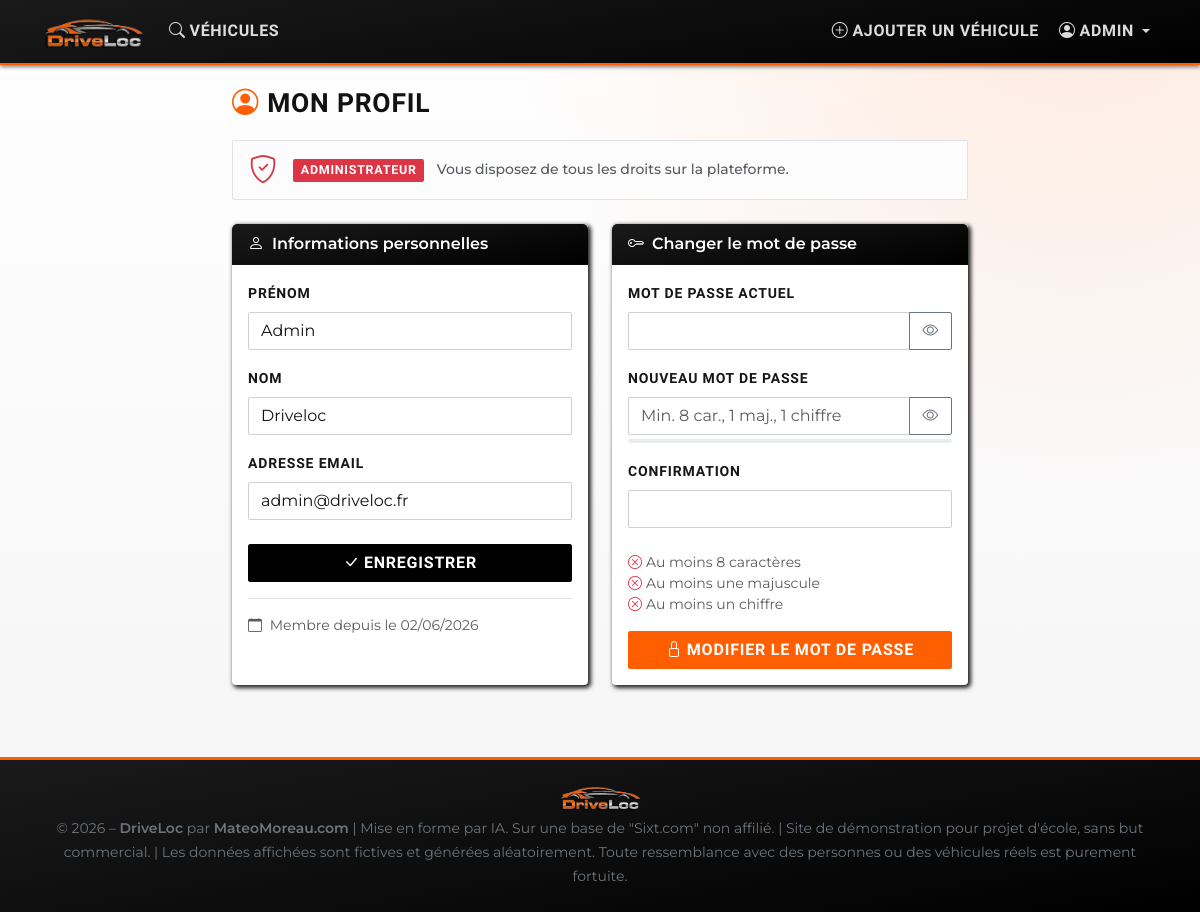
/profile (signed in), run on the app's committed database.
### tables this page shows
CREATE TABLE `users` (
  `id` int(10) UNSIGNED NOT NULL,
  `firstname` varchar(100) NOT NULL,
  `lastname` varchar(100) NOT NULL,
  `email` varchar(191) NOT NULL,
  `password` varchar(255) NOT NULL COMMENT 'Hash bcrypt – généré via password_hash()',
  `role` enum('client','owner','admin') NOT NULL DEFAULT 'client',
  `status` enum('active','inactive') NOT NULL DEFAULT 'active',
  `created_at` timestamp NOT NULL DEFAULT current_timestamp()
);

### core/Controller.php (called while the page is built, shortened)
<?php
abstract class Controller
{
    protected function render(string $view, array $data = []): void
    {
        extract($data, EXTR_SKIP);
        $viewFile = VIEWS_PATH . '/' . $view . '.php';
        require VIEWS_PATH . '/layouts/header.php';
        require $viewFile;
        require VIEWS_PATH . '/layouts/footer.php';
    }
}

### controllers/AuthController.php (called while the page is built, shortened)
<?php
require_once ROOT_PATH . '/models/User.php';
class AuthController extends Controller
{
    public function profileForm(): void
    {
        $user = (new User())->findById(Session::userId());
        $this->render('auth/profile', [
            'pageTitle'   => 'Mon profil – ' . APP_NAME,
            'user'        => $user,
            'error'       => Session::getFlash('error'),
            'success'     => Session::getFlash('success'),
            'errorPwd'    => Session::getFlash('error_pwd'),
            'successPwd'  => Session::getFlash('success_pwd'),
        ]);
    }
}

### index.php (called while the page is built, shortened)
<?php
require_once __DIR__ . '/config/database.php';
require_once __DIR__ . '/core/Session.php';
require_once __DIR__ . '/core/Model.php';
require_once __DIR__ . '/core/Controller.php';
require_once __DIR__ . '/core/Router.php';
$router = new Router();
$router->dispatch();

### core/Session.php (called while the page is built, shortened)
<?php
final class Session
{
    public static function userId(): ?int
    {
        return isset($_SESSION['user_id']) ? (int) $_SESSION['user_id'] : null;
    }
    public static function userRole(): ?string
    {
        return isset($_SESSION['user_role']) ? (string) $_SESSION['user_role'] : null;
    }
}

### config/database.php (called while the page is built, shortened)
<?php
final class Database
{
    private static ?PDO $instance = null;
    public static function getInstance(): PDO
    {
        if (self::$instance === null) {
            $host   = getenv('DB_HOST')  ?: '127.0.0.1';
            $dbname = getenv('DB_NAME')  ?: 'driveloc';
            $user   = getenv('DB_USER')  ?: 'driveloc';
            $pass   = getenv('DB_PASS')  ?: 'driveloc';
            $port   = (int) (getenv('DB_PORT') ?: 3306);
            $dsn = sprintf(
                'mysql:host=%s;port=%d;dbname=%s;charset=%s',
                $host,
                $port,
                $dbname,
                self::CHARSET
            );
            self::$instance = new PDO($dsn, $user, $pass, [
                PDO::ATTR_ERRMODE            => PDO::ERRMODE_EXCEPTION,
                PDO::ATTR_DEFAULT_FETCH_MODE => PDO::FETCH_ASSOC,
                PDO::ATTR_EMULATE_PREPARES   => false,
            ]);
        }
        return self::$instance;
    }
}

### core/Model.php (called while the page is built, shortened)
<?php
abstract class Model
{
    protected PDO $db;
    public function __construct()
    {
        $this->db = Database::getInstance();
    }
    protected function query(string $sql, array $params = []): PDOStatement
    {
        $stmt = $this->db->prepare($sql);
        $stmt->execute($params);
        return $stmt;
    }
    protected function fetchOne(string $sql, array $params = []): array|false
    {
        return $this->query($sql, $params)->fetch();
    }
}

### models/User.php (called while the page is built, shortened)
<?php
require_once ROOT_PATH . '/core/Model.php';
class User extends Model
{
    public function findById(int $id): array|false
    {
        return $this->fetchOne(
            'SELECT id, firstname, lastname, email, role, status, created_at
             FROM users WHERE id = :id LIMIT 1',
            ['id' => $id]
        );
    }
}

### views/auth/profile.php (the view, shortened to what this page needs)
<div class="row justify-content-center">
    <div class="col-lg-8">
        <h1 class="h4 fw-bold mb-4">
            <i class="bi bi-person-circle me-2 text-warning"></i>Mon profil
        </h1>
        <div class="mb-4">
            <?php
            $roleMeta = [
                'client' => ['bg-primary',               'Client',        'bi-person',          'Vous pouvez rechercher et réserver des véhicules.'],
                'owner'  => ['bg-warning text-dark',     'Propriétaire',  'bi-truck',           'Vous pouvez publier des véhicules et recevoir des réservations.'],
                'admin'  => ['bg-danger',                'Administrateur','bi-shield-check',    'Vous disposez de tous les droits sur la plateforme.'],
            ];
            [$badgeCls, $roleLabel, $roleIcon, $roleDesc] = $roleMeta[Session::userRole()] ?? ['bg-secondary', 'Inconnu', 'bi-question', ''];
            ?>
            <div class="alert alert-light border d-flex align-items-center gap-3 py-2">
                <i class="bi <?= $roleIcon ?> fs-3 <?= str_contains($badgeCls, 'warning') ? 'text-warning' : (str_contains($badgeCls, 'danger') ? 'text-danger' : 'text-primary') ?>"></i>
                <div>
                    <span class="badge <?= $badgeCls ?> me-2"><?= $roleLabel ?></span>
                    <small class="text-muted"><?= $roleDesc ?></small>
                </div>
            </div>
        </div>
        <div class="row g-4">
            <div class="col-md-6">
                <div class="card border-0 h-100" style="box-shadow: 2px 2px 4px 1px #252525;">
                    <div class="card-header bg-dark text-white fw-semibold">
                        <i class="bi bi-person me-2"></i>Informations personnelles
                    </div>
                    <div class="card-body">
                        <form method="POST" action="<?= APP_URL ?>/profile" novalidate>
                            <div class="mb-3">
                                <label for="firstname" class="form-label fw-semibold small">Prénom</label>
                                <input type="text" id="firstname" name="firstname"
                                       class="form-control" required
                                       value="<?= ($user['firstname'] ?? '') ?>">
                            </div>
                            <div class="mb-3">
                                <label for="lastname" class="form-label fw-semibold small">Nom</label>
                                <input type="text" id="lastname" name="lastname"
                                       class="form-control" required
                                       value="<?= ($user['lastname'] ?? '') ?>">
                            </div>
                            <div class="mb-4">
                                <label for="email" class="form-label fw-semibold small">Adresse email</label>
                                <input type="email" id="email" name="email"
                                       class="form-control" required
                                       value="<?= ($user['email'] ?? '') ?>">
                            </div>
                            <button type="submit" class="btn btn-dark w-100 fw-semibold">
                                <i class="bi bi-check-lg me-1"></i>Enregistrer
                            </button>
                        </form>
                        <div class="mt-3 pt-3 border-top text-muted small">
                            <i class="bi bi-calendar me-1"></i>
                            Membre depuis le <?= (date('d/m/Y', strtotime($user['created_at'] ?? 'now'))) ?>
                        </div>
                    </div>
                </div>
            </div>
            <div class="col-md-6">
                <div class="card border-0 h-100" style="box-shadow: 2px 2px 4px 1px #252525;">
                    <div class="card-header bg-dark text-white fw-semibold">
                        <i class="bi bi-key me-2"></i>Changer le mot de passe
                    </div>
                    <div class="card-body">
                        <form method="POST" action="<?= APP_URL ?>/profile/password" novalidate
                              id="pwdForm">
                            <div class="mb-3">
                                <label for="current_password" class="form-label fw-semibold small">
                                    Mot de passe actuel
                                </label>
                                <div class="input-group">
                                    <input type="password" id="current_password" name="current_password"
                                           class="form-control" required autocomplete="current-password">
                                    <button class="btn btn-outline-secondary toggle-pwd" type="button" tabindex="-1">
                                        <i class="bi bi-eye"></i>
                                    </button>
                                </div>
                            </div>
                            <div class="mb-3">
                                <label for="new_password" class="form-label fw-semibold small">
                                    Nouveau mot de passe
                                </label>
                                <div class="input-group">
                                    <input type="password" id="new_password" name="new_password"
                                           class="form-control" required autocomplete="new-password"
                                           placeholder="Min. 8 car., 1 maj., 1 chiffre">
                                    <button class="btn btn-outline-secondary toggle-pwd" type="button" tabindex="-1">
                                        <i class="bi bi-eye"></i>
                                    </button>
                                </div>
                                <div class="progress mt-1" style="height:4px">
                                </div>
                            </div>
                            <div class="mb-4">
                                <label for="confirm_password" class="form-label fw-semibold small">
                                    Confirmation
                                </label>
                                <input type="password" id="confirm_password" name="confirm_password"
                                       class="form-control" required autocomplete="new-password">
                            </div>
                            <ul class="list-unstyled small text-muted mb-3" id="pwdRules">
                                <li id="rule-len"><i class="bi bi-x-circle text-danger me-1"></i>Au moins 8 caractères</li>
                                <li id="rule-upper"><i class="bi bi-x-circle text-danger me-1"></i>Au moins une majuscule</li>
                                <li id="rule-num"><i class="bi bi-x-circle text-danger me-1"></i>Au moins un chiffre</li>
                            </ul>
                            <button type="submit" class="btn btn-warning w-100 fw-semibold">
                                <i class="bi bi-lock me-1"></i>Modifier le mot de passe
                            </button>
                        </form>
                    </div>
                </div>
            </div>
        </div>
    </div>
</div>

### core/Router.php (shortened to what this page needs)
<?php
class Router
{
    private array $routes = [];
    public function route(string $method, string $path, string $controller, string $action): void
    {
        $this->routes[] = [$method, $path, $controller, $action];
    }
    public function dispatch(): void
    {
        $method = $_SERVER['REQUEST_METHOD'];
        $uri = parse_url($_SERVER['REQUEST_URI'], PHP_URL_PATH) ?? '/';
        $uri = '/' . ltrim($uri ?: '/', '/');
        foreach ($this->routes as [$routeMethod, $routePath, $controller, $action]) {
            if ($routeMethod === $method && preg_match('#^' . $routePath . '$#', $uri, $matches)) {
                $this->call($controller, $action, array_slice($matches, 1));
                return;
            }
        }
    }
    private function call(string $controller, string $action, array $params): void
    {
        $c = new $controller();
        $c->$action(...$params);
    }
}

### assets/css/style.css (style rules this page uses)
:root { --sixt-black: #000000; --sixt-orange: #ff5f00; --sixt-white: #ffffff; --sixt-surface: #0f0f0f; --sixt-soft: #f5f5f5; --sixt-border: #222222; --sixt-shadow: 0 14px 30px rgba(0, 0, 0, 0.22); }
* { -webkit-font-smoothing: antialiased; text-rendering: optimizeLegibility; }
body { font-family: 'Montserrat', 'Segoe UI', sans-serif; background: radial-gradient(circle at 90% -10%, rgba(255, 95, 0, 0.14), transparent 40%), linear-gradient(180deg, #ffffff 0%, #f4f4f4 100%); color: #121212; }
h1, h2, h3, h4, h5, h6, .navbar-brand, .btn { font-family: 'Barlow Condensed', 'Montserrat', sans-serif; letter-spacing: 0.02em; }
h1, h2, h3 { text-transform: uppercase; font-weight: 800; letter-spacing: 0.03em; }
.h1, h1 { font-size: clamp(2rem, 4.5vw, 3.8rem); line-height: 0.95; }
.h4, h4 { font-size: clamp(1.35rem, 2.2vw, 2rem); line-height: 1; }
.btn { border-radius: 2px; text-transform: uppercase; font-weight: 700; letter-spacing: 0.05em; transition: transform 0.18s ease, box-shadow 0.18s ease, background-color 0.18s ease, border-color 0.18s ease, color 0.18s ease; }
.btn-warning, .btn-dark:hover, .btn-dark:focus-visible, .btn-outline-warning:hover, .btn-outline-warning:focus-visible { background-color: var(--sixt-orange) !important; border-color: var(--sixt-orange) !important; color: var(--sixt-white) !important; }
.btn-dark { background-color: var(--sixt-black) !important; border-color: var(--sixt-black) !important; color: var(--sixt-white) !important; }
.card { border: 1px solid #e5e5e5; border-radius: 4px; box-shadow: var(--sixt-shadow); overflow: hidden; transition: transform 0.2s ease, box-shadow 0.2s ease; }
.card.bg-dark, .card.text-white, .bg-dark { background: linear-gradient(170deg, #1a1a1a 0%, #000000 100%) !important; color: var(--sixt-white) !important; }
.card .bi { line-height: 1; }
.badge { border-radius: 2px; padding: 0.45em 0.62em; font-family: 'Barlow Condensed', 'Montserrat', sans-serif; font-size: 0.78rem; letter-spacing: 0.06em; text-transform: uppercase; }
.alert { border-radius: 2px; border-width: 1px; font-weight: 500; }
.form-label { font-family: 'Barlow Condensed', 'Montserrat', sans-serif; text-transform: uppercase; letter-spacing: 0.06em; font-weight: 700; color: #161616; }
.form-control, .form-select { border-radius: 2px; border: 1px solid #cfcfcf; background-color: var(--sixt-white); color: #121212; transition: border-color 0.15s ease, box-shadow 0.15s ease; }
.text-warning, .text-warning-emphasis { color: var(--sixt-orange) !important; }

### data on the page
users: firstname "Admin", lastname "Driveloc", email "admin@driveloc.fr", created_at "02/06/2026"
